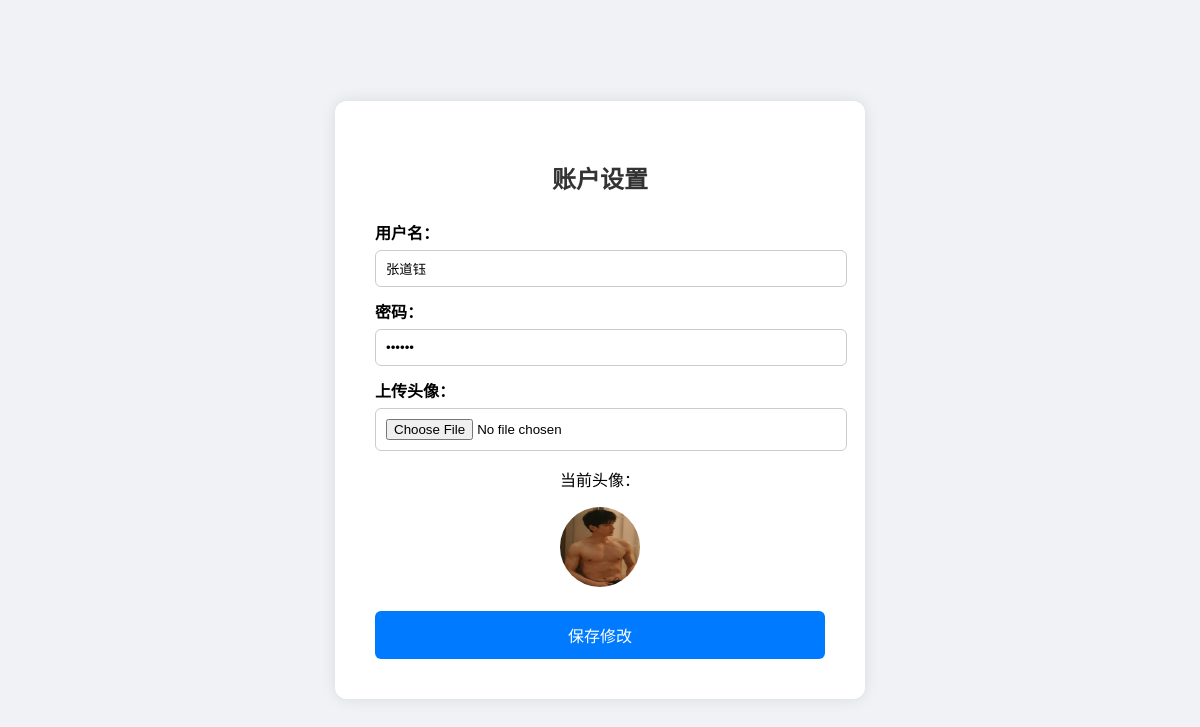
/account (signed in), run on the app's committed database.
### tables this page shows
CREATE TABLE users (
            id INTEGER PRIMARY KEY AUTOINCREMENT,
            username TEXT NOT NULL UNIQUE,
            password TEXT NOT NULL
        , avatar TEXT);

### app.py (the view, shortened to what this page needs)
@app.route('/account', methods=['GET', 'POST'])
def account():
    if 'user_id' not in session:
        return redirect(url_for('login'))
    conn = get_db_connection()
    user = conn.execute('SELECT * FROM users WHERE id = ?', (session['user_id'],)).fetchone()
    conn.close()
    return render_template('account.html', user=user)

### app.py (called while the page is built)
def get_db_connection():
    conn = sqlite3.connect('database.db')
    conn.row_factory = sqlite3.Row
    return conn

### templates/account.html (shortened to what this page needs)
<!DOCTYPE html>
<html lang="zh-CN">
<head>
    <link rel="stylesheet" href="{{ url_for('static', filename='style.css') }}">
</head>
<body>
    <form class="form-box" method="POST" enctype="multipart/form-data">
        <h2>账户设置</h2>
        <label for="username">用户名：</label>
        <input type="text" name="username" id="username" value="{{ user['username'] }}" required>
        <label for="password">密码：</label>
        <input type="password" name="password" id="password" value="{{ user['password'] }}" required>
        <label for="avatar">上传头像：</label>
        <input type="file" name="avatar" id="avatar" accept="image/*">
        {% if user['avatar'] %}
        <div class="avatar-preview">
            <p>当前头像：</p>
            <img src="{{ url_for('static', filename='avatars/' + user['avatar']) }}" alt="当前头像">
        </div>
        {% endif %}
        <button type="submit">保存修改</button>
    </form>
</body>
</html>

### static/style.css (style rules this page uses)
body { margin: 0; padding: 0; font-family: Arial, sans-serif; background-color: #f4f4f4; height: 100vh; display: flex; justify-content: center; align-items: center; }
h2 { color: #333; }

### templates/account.html (style rules this page uses)
body { background-color: #f0f2f5; font-family: Arial, sans-serif; display: flex; justify-content: center; align-items: center; height: 100vh; }
.form-box { background: white; padding: 40px; border-radius: 12px; box-shadow: 0 0 15px rgba(0,0,0,0.1); width: 100%; max-width: 450px; }
h2 { margin-bottom: 25px; text-align: center; }
label { display: block; margin: 12px 0 6px; font-weight: bold; }
input[type="text"], input[type="password"], input[type="file"] { width: 100%; padding: 10px; border: 1px solid #ccc; border-radius: 6px; }
button { margin-top: 20px; width: 100%; background-color: #007BFF; color: white; border: none; padding: 12px; border-radius: 6px; font-size: 16px; cursor: pointer; }
.avatar-preview { margin-top: 10px; text-align: center; }
.avatar-preview img { width: 80px; height: 80px; border-radius: 50%; }

### data on the page
users: username "张道钰", avatar (picture)
